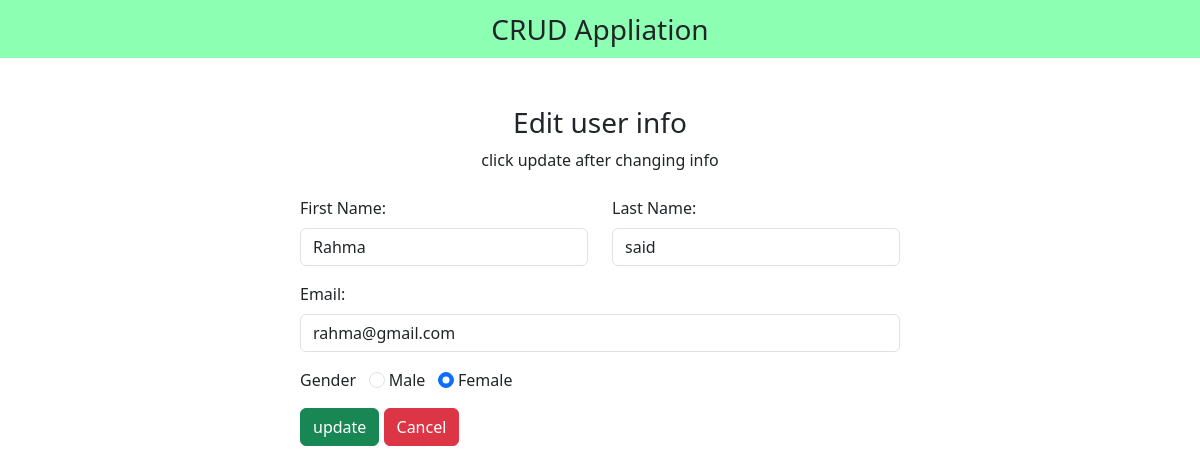
Page /edit.php?id=17 on the committed database.
### tables this page shows
CREATE TABLE `crud` (
  `id` int(11) NOT NULL,
  `first_name` varchar(100) NOT NULL,
  `last_name` varchar(100) NOT NULL,
  `email` varchar(100) NOT NULL,
  `gender` varchar(100) NOT NULL
);

### edit.php (the view, shortened to what this page needs)
<?php
include "db_conn.php";
$id =$_GET['id'];
?>
<!DOCTYPE html>
<html lang="en">
<head>
    <link href="https://cdn.jsdelivr.net/npm/bootstrap@5.3.3/dist/css/bootstrap.min.css" rel="stylesheet"
>
    <link rel="stylesheet" href="https://cdnjs.cloudflare.com/ajax/libs/font-awesome/6.5.2/css/all.min.css"
 />
</head>
<body>
    <nav class="navbar navbar-light justify-content-center fs-3 mb-5"
    style="background-color: #00ff5573;">
        CRUD Appliation
    </nav>
    <div class="container">
        <div class="text-center mb-4">
            <h3>Edit user info</h3>
            <p class="text-muted>">click update after changing info</p>
        </div>
        <?Php
        $sql = "SELECT *FROM `crud` WHERE `id`='$id' LIMIT 1";
        $result=mysqli_query($conn, $sql);
        $row=mysqli_fetch_assoc($result);
        ?>
        <div class="container d-flex justify-content-center">
            <form action="" method="post" style="width:50vw; min-width:300px;">
            <div class="row mb-3">
            <div class="col">
                <label class="form-label">First Name:</label>
                <input type="text" class="form-control" name="first_name"
                value="<?php echo $row['first_name']?>">
            </div>
            <div class="col">
                <label class="form-label">Last Name:</label>
                <input type="text" class="form-control" name="last_name"
                value="<?php echo $row['last_name']?>">
             </div>
             </div>
             <div class="mb-3">
             <label class="form-label">Email:</label>
                <input type="email" class="form-control" name="email"
                value="<?php echo $row['email']?>">
            </div>
            <div class="form-group mb-3">
                <label>Gender</label> &nbsp;
                <input type="radio" class="form-check-input" name="gender"
                id="male" value="male"<?php echo ($row['gender']=='male')?
                "checked":""; ?>>
                <label for="male" class="form-input-label">Male</label>
                <input type="radio" class="form-check-input" name="gender"
                id="female" value="female"<?php echo ($row['gender']=='female')?
                "checked":""; ?>>
                <label for="female" class="form-input-label">Female</label>
            </div>
            <div>
                <button type="submit" class="btn btn-success" name="submit">update
                    </button>
                    <a href="index.php" class="btn btn-danger" >Cancel</a>
            </div>
        </form>
        </div>
    </div>
</body>
</html>

### rows in the picture
crud: first_name "Rahma", last_name "said", email "rahma@gmail.com", gender "☐ Male", gender "☑ Female"
